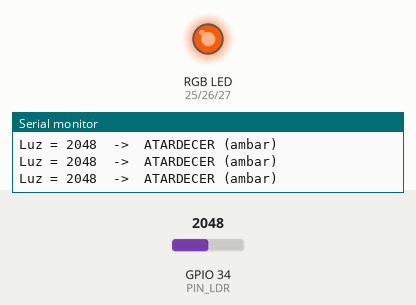
Simulated run of this sketch. Board: ESP32. On the bench: an RGB LED mixed from three pins (HIGH = lit), the last lines printed to the serial monitor. Inputs (shaded band) come from the test bench; at power-on: GPIO 34 (PIN_LDR) = 2048 (analog values on the 0–4095 scale).

Above: at 2.4 s.
2.5 s: GPIO 34 (PIN_LDR) set to 2268
4.0 s: GPIO 34 (PIN_LDR) set to 2355
At 5.3 s:
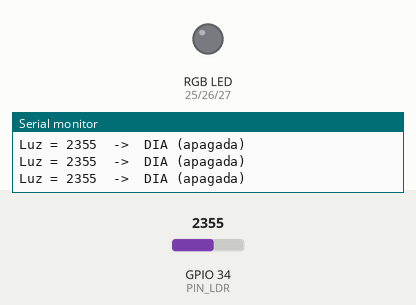
5.8 s: GPIO 34 (PIN_LDR) set to 2162
7.3 s: GPIO 34 (PIN_LDR) set to 2072
At 8.2 s:
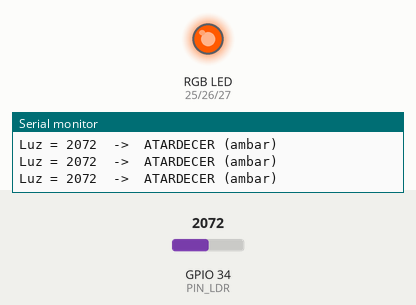
8.9 s: GPIO 34 (PIN_LDR) set to 1148
10.4 s: GPIO 34 (PIN_LDR) set to 1069
At 11.1 s:
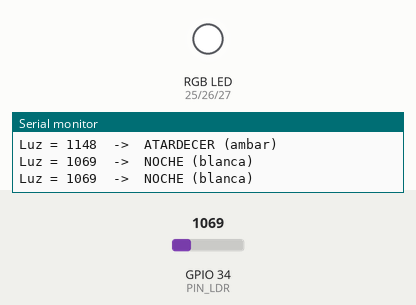
Timing chart, 0 to 12.9 s (numbered marks = the images above; inputs shaded):
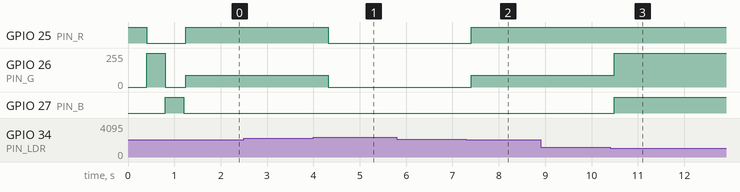

The sketch:

P3_Farola.ino
```cpp
/*
  PROYECTO 3 - FAROLA AUTOMÁTICA
  CFGB Informática y Comunicaciones · Módulo 3015
  Placa: ACEBOTT ESP32 Plus (en Arduino IDE: "ESP32 Dev Module")

  CONEXIONES (interruptor de la placa en 3.3V):
    Sensor de luz (LDR) -> bloque ANALOG, fila 34 (G - 3V3 - S)
    Módulo LED RGB:  R -> S del GPIO 25
                     G -> S del GPIO 26
                     B -> S del GPIO 27
                     - -> G del GPIO 25  (GND)

  FUNCIONAMIENTO:
    Mucha luz   (día)       -> farola apagada
    Luz media   (atardecer) -> luz ámbar suave
    Poca luz    (noche)     -> luz blanca a tope
  El Monitor Serie (115200 baudios) muestra la lectura (0-4095) para
  que puedas CALIBRAR los umbrales de tu aula.
*/

const int PIN_LDR = 34;            // entrada analógica (solo entrada)
const int PIN_R = 25, PIN_G = 26, PIN_B = 27;

// --- CALIBRACIÓN: mira el Monitor Serie y ajusta estos valores ---
// Si al TAPAR el sensor el número BAJA, deja true. Si SUBE, pon false.
const bool MAS_LUZ_MAS_VALOR = true;
int UMBRAL_NOCHE     = 1200;  // por debajo de esto (en "luz") es de noche
int UMBRAL_ATARDECER = 2200;  // entre NOCHE y ATARDECER: atardecer
const int HISTERESIS = 100;   // margen para que no parpadee en el límite

// Si tu módulo RGB tiene el pin común marcado "+" (ánodo común),
// pon true y conecta ese pin a V en lugar de G.
const bool ANODO_COMUN = false;

int estado = -1;  // 0 = día, 1 = atardecer, 2 = noche

void ponerColor(int r, int g, int b) {      // valores 0-255
  if (ANODO_COMUN) { r = 255 - r; g = 255 - g; b = 255 - b; }
  analogWrite(PIN_R, r);                     // PWM: brillo de cada color
  analogWrite(PIN_G, g);
  analogWrite(PIN_B, b);
}

// Media de 20 lecturas para reducir el ruido
int leerLuz() {
  long suma = 0;
  for (int i = 0; i < 20; i++) { suma += analogRead(PIN_LDR); delay(2); }
  int v = suma / 20;
  if (!MAS_LUZ_MAS_VALOR) v = 4095 - v;     // invertimos si hace falta
  return v;                                  // 0 = oscuro ... 4095 = mucha luz
}

void setup() {
  Serial.begin(115200);
  analogReadResolution(12);                  // lecturas de 0 a 4095
  analogSetPinAttenuation(PIN_LDR, ADC_11db);// rango completo 0-3,3 V
  pinMode(PIN_R, OUTPUT); pinMode(PIN_G, OUTPUT); pinMode(PIN_B, OUTPUT);
  // Prueba de colores al arrancar: rojo, verde, azul
  ponerColor(255, 0, 0); delay(400);
  ponerColor(0, 255, 0); delay(400);
  ponerColor(0, 0, 255); delay(400);
  ponerColor(0, 0, 0);
  Serial.println("Farola automatica lista");
}

void loop() {
  int luz = leerLuz();
  int nuevo = estado;

  // Decide el estado con histéresis
  if (luz < UMBRAL_NOCHE - HISTERESIS)            nuevo = 2;
  else if (luz > UMBRAL_ATARDECER + HISTERESIS)   nuevo = 0;
  else if (luz > UMBRAL_NOCHE + HISTERESIS &&
           luz < UMBRAL_ATARDECER - HISTERESIS)   nuevo = 1;
  if (estado == -1 && nuevo == -1) nuevo = 1;

  if (nuevo != estado) {
    estado = nuevo;
    if (estado == 0) ponerColor(0, 0, 0);          // día: apagada
    if (estado == 1) ponerColor(255, 90, 0);       // atardecer: ámbar
    if (estado == 2) ponerColor(255, 255, 255);    // noche: blanco
  }

  Serial.print("Luz = ");
  Serial.print(luz);
  Serial.print("  ->  ");
  Serial.println(estado == 0 ? "DIA (apagada)" : estado == 1 ? "ATARDECER (ambar)" : "NOCHE (blanca)");
  delay(300);
}
```

Measured:
- the behaviour switches between 2300 and 2301 on GPIO 34 (PIN_LDR) (found by bisection; images 0 and 1)
- the behaviour switches between 2100 and 2099 on GPIO 34 (PIN_LDR) (found by bisection; images 1 and 2)
- the behaviour switches between 1100 and 1099 on GPIO 34 (PIN_LDR) (found by bisection; images 2 and 3)
- after the input at 4.0 s, GPIO 25 (PIN_R): HIGH → LOW after 0.32 s; GPIO 26 (PIN_G): 90/255 → 0/255 after 0.32 s
- after the input at 7.3 s, GPIO 25 (PIN_R): LOW → HIGH after 0.11 s; GPIO 26 (PIN_G): 0/255 → 90/255 after 0.11 s
- after the input at 10.4 s, GPIO 26 (PIN_G): 90/255 → 255/255 after 0.09 s; GPIO 27 (PIN_B): LOW → HIGH after 0.09 s
